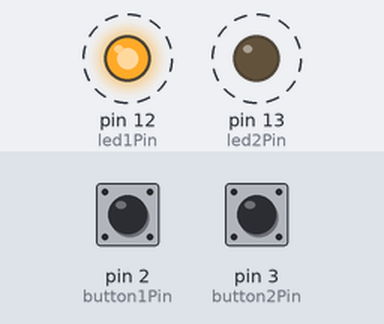
The sketch below on a simulated Arduino Uno, built with avr-gcc and run on an emulated ATmega328P. Parts: output pins drawn as LEDs (lit = HIGH). Dashed ring = blinking. The test bench sets the inputs (shaded band); at power-on: pin 2 (button1Pin) LOW, pin 3 (button2Pin) LOW.

Above: at 4.8 s.
4.9 s: pin 2 (button1Pin) pulled HIGH for 2.35 s
At 5.4 s:
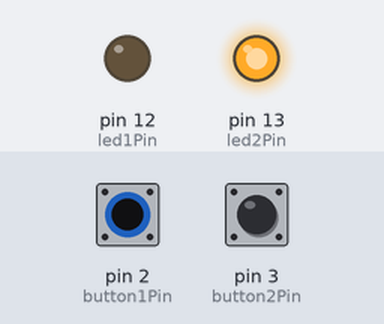
At 6.9 s:
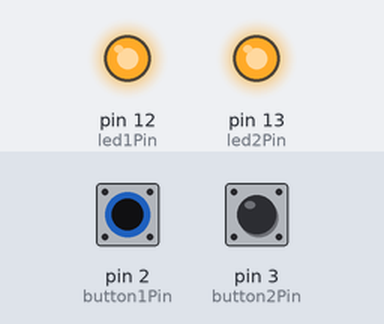
Timing chart, 0 to 14.7 s (numbered marks = the images above; inputs shaded):
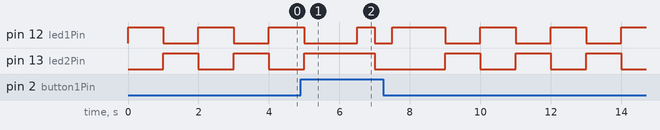

The sketch:

buttons.ino
```cpp
const int button1Pin = 2;
const int button2Pin = 3;
const int led1Pin = 12;
const int led2Pin = 13;
int button1State = 0;
int button2State = 0;

void setup() {
  // put your setup code here, to run once:
  pinMode(led1Pin, OUTPUT);
  pinMode(led2Pin, OUTPUT);
  pinMode(button1Pin, INPUT);
  pinMode(button2Pin, INPUT);
}

void loop() {
  button1State = digitalRead(button1Pin);
  button2State = digitalRead(button2Pin);
  // check if the pushbutton is pressed. If it is, the buttonState is HIGH:
  if (button1State == HIGH) {
    // turn LED on:
    if (button2State == HIGH) {
      // Strobe lights!
      digitalWrite(led1Pin, HIGH);
      digitalWrite(led2Pin, HIGH);
      delay(100);

      digitalWrite(led1Pin, LOW);
      digitalWrite(led2Pin, HIGH);
      delay(100);

      digitalWrite(led1Pin, HIGH);
      digitalWrite(led2Pin, LOW);
      delay(100);

      digitalWrite(led1Pin, LOW);
      digitalWrite(led2Pin, LOW);
      delay(100);
    }
    else {
      // Back and forth motion, flicker led 1 twice as fast.
      digitalWrite(led1Pin, LOW);
      digitalWrite(led2Pin, HIGH);
      delay(500);

      digitalWrite(led1Pin, HIGH);
      delay(500);

      digitalWrite(led1Pin, LOW);
      digitalWrite(led2Pin, LOW);
      delay(500);

      digitalWrite(led1Pin, HIGH);
      delay(500);
    }
  } else {
    if (button2State == HIGH) {
      // Back and forth motion, flicker led 2 twice as fast.
      digitalWrite(led1Pin, HIGH);
      digitalWrite(led2Pin, LOW);
      delay(500);

      digitalWrite(led2Pin, HIGH);
      delay(500);

      digitalWrite(led1Pin, LOW);
      digitalWrite(led2Pin, LOW);
      delay(500);

      digitalWrite(led2Pin, HIGH);
      delay(500);
    }
    else {
      // Back and forth motion.
      digitalWrite(led1Pin, HIGH);
      digitalWrite(led2Pin, LOW);
      delay(1000);
      digitalWrite(led1Pin, LOW);
      digitalWrite(led2Pin, HIGH);
      delay(1000);
    }
  }
}
```
